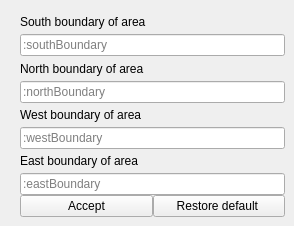
        <widget class="QWidget" name="tab_2">
         <attribute name="title">
          <string>Center params</string>
         </attribute>
         <widget class="QWidget" name="layoutWidget2">
          <property name="geometry">
           <rect>
            <x>20</x>
            <y>10</y>
            <width>265</width>
            <height>207</height>
           </rect>
          </property>
          <layout class="QGridLayout" name="gridLayout">
           <property name="verticalSpacing">
            <number>0</number>
           </property>
           <item row="4" column="0">
            <widget class="QLabel" name="label_23">
             <property name="text">
              <string>West boundary of area</string>
             </property>
            </widget>
           </item>
           <item row="3" column="0">
            <widget class="QLineEdit" name="northBoundary">
             <property name="placeholderText">
              <string>:northBoundary</string>
             </property>
            </widget>
           </item>
           <item row="7" column="0">
            <widget class="QLineEdit" name="eastBoundary">
             <property name="placeholderText">
              <string>:eastBoundary</string>
             </property>
            </widget>
           </item>
           <item row="5" column="0">
            <widget class="QLineEdit" name="westBoundary">
             <property name="placeholderText">
              <string>:westBoundary</string>
             </property>
            </widget>
           </item>
           <item row="0" column="0">
            <widget class="QLabel" name="label">
             <property name="text">
              <string>South boundary of area</string>
             </property>
            </widget>
           </item>
           <item row="2" column="0">
            <widget class="QLabel" name="label_22">
             <property name="text">
              <string>North boundary of area</string>
             </property>
            </widget>
           </item>
           <item row="6" column="0">
            <widget class="QLabel" name="label_24">
             <property name="text">
              <string>East boundary of area</string>
             </property>
            </widget>
           </item>
           <item row="1" column="0">
            <widget class="QLineEdit" name="southBoundary">
             <property name="placeholderText">
              <string>:southBoundary</string>
             </property>
            </widget>
           </item>
           <item row="8" column="0">
            <layout class="QHBoxLayout" name="horizontalLayout_2">
             <item>
              <widget class="QPushButton" name="pbSetCenterParams">
               <property name="text">
                <string>Accept</string>
               </property>
              </widget>
             </item>
             <item>
              <widget class="QPushButton" name="pbRestoreCenter">
               <property name="text">
                <string>Restore default </string>
               </property>
              </widget>
             </item>
            </layout>
           </item>
          </layout>
         </widget>
        </widget>
